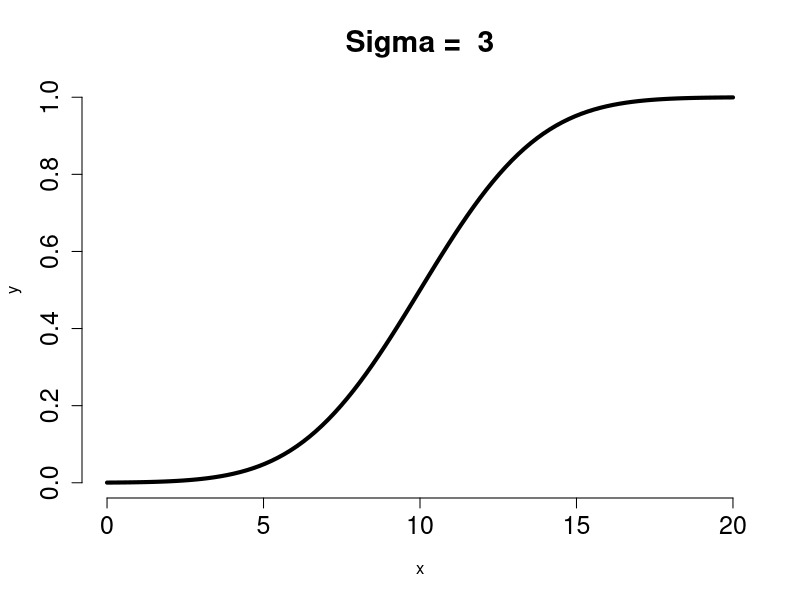

Reproduce this figure in R.
x <- seq(0,20,length=100)
y <- pnorm(x,mean=10, sd=3)
jpeg('cdf_sigma3.jpg')
plot(x,y, type="l", lwd=4, bty="n",  main =  paste("Sigma = ", 3.0), cex.axis=1.5, cex.main=1.8 )
